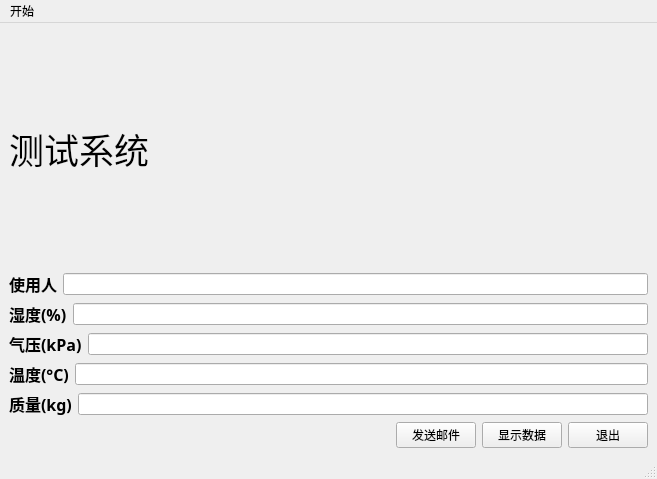
<?xml version="1.0" encoding="UTF-8"?>
<ui version="4.0">
 <class>MainWindow</class>
 <widget class="QMainWindow" name="MainWindow">
  <property name="geometry">
   <rect>
    <x>0</x>
    <y>0</y>
    <width>657</width>
    <height>479</height>
   </rect>
  </property>
  <property name="sizePolicy">
   <sizepolicy hsizetype="Expanding" vsizetype="Expanding">
    <horstretch>0</horstretch>
    <verstretch>0</verstretch>
   </sizepolicy>
  </property>
  <property name="windowTitle">
   <string>MainWindow</string>
  </property>
  <widget class="QWidget" name="centralwidget">
   <layout class="QGridLayout" name="gridLayout">
    <item row="0" column="0">
     <layout class="QVBoxLayout" name="verticalLayout_3">
      <item>
       <layout class="QVBoxLayout" name="verticalLayout" stretch="3,1,1,1,1,1,1">
        <item>
         <layout class="QVBoxLayout" name="verticalLayout_2">
          <item>
           <widget class="QLabel" name="Title">
            <property name="font">
             <font>
              <family>微软雅黑 Light</family>
              <pointsize>26</pointsize>
              <weight>50</weight>
              <bold>false</bold>
             </font>
            </property>
            <property name="text">
             <string>测试系统</string>
            </property>
           </widget>
          </item>
         </layout>
        </item>
        <item>
         <layout class="QHBoxLayout" name="horizontalLayout1">
          <item>
           <widget class="QLabel" name="Name">
            <property name="font">
             <font>
              <family>微软雅黑</family>
              <pointsize>12</pointsize>
              <weight>75</weight>
              <bold>true</bold>
             </font>
            </property>
            <property name="text">
             <string>使用人</string>
            </property>
           </widget>
          </item>
          <item>
           <widget class="QLineEdit" name="lineEdit_user"/>
          </item>
         </layout>
        </item>
        <item>
         <layout class="QHBoxLayout" name="horizontalLayout_3">
          <item>
           <widget class="QLabel" name="Humi">
            <property name="font">
             <font>
              <family>微软雅黑</family>
              <pointsize>12</pointsize>
              <weight>75</weight>
              <bold>true</bold>
             </font>
            </property>
            <property name="text">
             <string>湿度(%)</string>
            </property>
           </widget>
          </item>
          <item>
           <widget class="QLineEdit" name="lineEdit_humi"/>
          </item>
         </layout>
        </item>
        <item>
         <layout class="QHBoxLayout" name="horizontalLayout_4">
          <item>
           <widget class="QLabel" name="Pres">
            <property name="font">
             <font>
              <family>微软雅黑</family>
              <pointsize>12</pointsize>
              <weight>75</weight>
              <bold>true</bold>
             </font>
            </property>
            <property name="text">
             <string>气压(kPa)</string>
            </property>
           </widget>
          </item>
          <item>
           <widget class="QLineEdit" name="lineEdit_pres"/>
          </item>
         </layout>
        </item>
        <item>
         <layout class="QHBoxLayout" name="horizontalLayout">
          <item>
           <widget class="QLabel" name="Temp">
            <property name="font">
             <font>
              <family>微软雅黑</family>
              <pointsize>12</pointsize>
              <weight>75</weight>
              <bold>true</bold>
             </font>
            </property>
            <property name="text">
             <string>温度(°C)</string>
            </property>
           </widget>
          </item>
          <item>
           <widget class="QLineEdit" name="lineEdit_temp"/>
          </item>
         </layout>
        </item>
        <item>
         <layout class="QHBoxLayout" name="horizontalLayout_5">
          <item>
           <widget class="QLabel" name="Kilo">
            <property name="font">
             <font>
              <family>微软雅黑</family>
              <pointsize>12</pointsize>
              <weight>75</weight>
              <bold>true</bold>
             </font>
            </property>
            <property name="text">
             <string>质量(kg)</string>
            </property>
           </widget>
          </item>
          <item>
           <widget class="QLineEdit" name="lineEdit_kilo"/>
          </item>
         </layout>
        </item>
        <item>
         <layout class="QHBoxLayout" name="horizontalLayout_allbuttons" stretch="0">
          <item>
           <layout class="QHBoxLayout" name="horizontalLayout_button1" stretch="0,0,0,0">
            <item>
             <spacer name="horizontalSpacer">
              <property name="orientation">
               <enum>Qt::Horizontal</enum>
              </property>
              <property name="sizeType">
               <enum>QSizePolicy::Expanding</enum>
              </property>
              <property name="sizeHint" stdset="0">
               <size>
                <width>400</width>
                <height>20</height>
               </size>
              </property>
             </spacer>
            </item>
            <item>
             <widget class="QPushButton" name="Mailbutton">
              <property name="text">
               <string>发送邮件</string>
              </property>
             </widget>
            </item>
            <item>
             <layout class="QHBoxLayout" name="horizontalLayout_button2">
              <item>
               <widget class="QPushButton" name="Databutton">
                <property name="text">
                 <string>显示数据</string>
                </property>
               </widget>
              </item>
             </layout>
            </item>
            <item>
             <layout class="QHBoxLayout" name="horizontalLayout_button3">
              <item>
               <widget class="QPushButton" name="Exitbutton">
                <property name="text">
                 <string>退出</string>
                </property>
               </widget>
              </item>
             </layout>
            </item>
           </layout>
          </item>
         </layout>
        </item>
       </layout>
      </item>
     </layout>
    </item>
   </layout>
  </widget>
  <widget class="QMenuBar" name="menubar">
   <property name="geometry">
    <rect>
     <x>0</x>
     <y>0</y>
     <width>657</width>
     <height>26</height>
    </rect>
   </property>
   <widget class="QMenu" name="menu">
    <property name="title">
     <string>开始</string>
    </property>
    <addaction name="actionExit"/>
    <addaction name="actionRussion"/>
   </widget>
   <addaction name="menu"/>
  </widget>
  <widget class="QStatusBar" name="statusbar"/>
  <action name="actionExit">
   <property name="text">
    <string>Exit</string>
   </property>
  </action>
  <action name="actionRussion">
   <property name="text">
    <string>Russion</string>
   </property>
  </action>
 </widget>
 <resources/>
 <connections/>
</ui>
